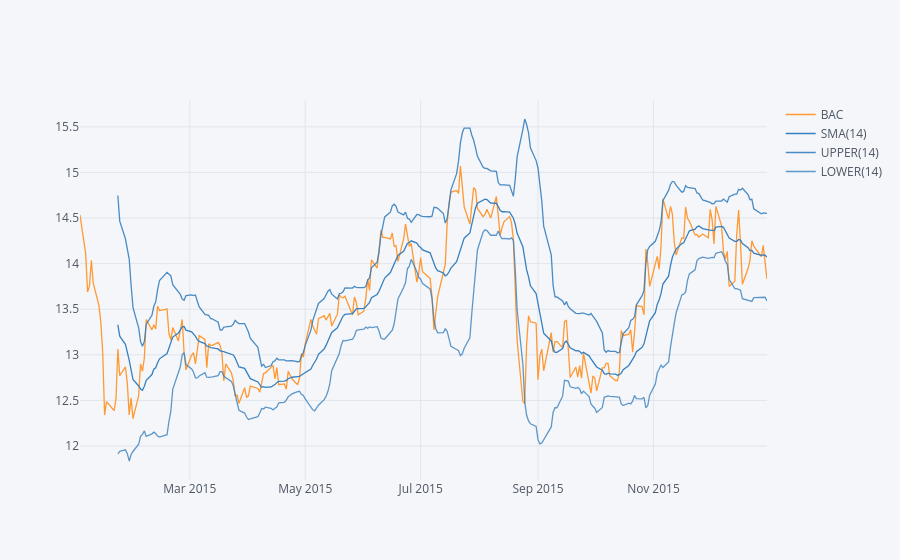

The notebook cell this image was saved under:
### Markdown cell above
**Use .ta_plot(study='boll') to create a Bollinger Band Plot for Bank of America for the year 2015.**

### Code cell
BAC['Close'].loc['2015-01-01':'2016-01-01'].ta_plot(study='boll')

### Figure 1 — Plotly figure (JSON) as saved in the notebook; plotly's stock layout.template omitted (floating-point values rounded to 4 significant figures; data arrays with more than 128 entries replaced by an {"elided": "..."} marker saying what was removed)
{"data": [{"line": {"color": "rgba(255, 153, 51, 1.0)", "dash": "solid", "shape": "linear", "width": 1.3}, "mode": "lines", "name": "BAC", "text": "", "x": {"elided": "252 str values"}, "y": {"elided": "252 float values"}, "type": "scatter"}, {"line": {"color": "rgba(55, 128, 191, 1.0)", "dash": "solid", "shape": "linear", "width": 1.3}, "mode": "lines", "name": "SMA(14)", "text": "", "x": {"elided": "252 str values"}, "y": {"elided": "252 mixed values"}, "type": "scatter"}, {"line": {"color": "rgba(55, 128, 191, 0.8999999999999999)", "dash": "solid", "shape": "linear", "width": 1.3}, "mode": "lines", "name": "UPPER(14)", "text": "", "x": {"elided": "252 str values"}, "y": {"elided": "252 mixed values"}, "type": "scatter"}, {"line": {"color": "rgba(55, 128, 191, 0.7999999999999998)", "dash": "solid", "shape": "linear", "width": 1.3}, "mode": "lines", "name": "LOWER(14)", "text": "", "x": {"elided": "252 str values"}, "y": {"elided": "252 mixed values"}, "type": "scatter"}], "layout": {"legend": {"bgcolor": "#F5F6F9", "font": {"color": "#4D5663"}}, "paper_bgcolor": "#F5F6F9", "plot_bgcolor": "#F5F6F9", "title": {"font": {"color": "#4D5663"}}, "xaxis": {"gridcolor": "#E1E5ED", "showgrid": true, "tickfont": {"color": "#4D5663"}, "title": {"font": {"color": "#4D5663"}, "text": ""}, "zerolinecolor": "#E1E5ED"}, "yaxis": {"gridcolor": "#E1E5ED", "showgrid": true, "tickfont": {"color": "#4D5663"}, "title": {"font": {"color": "#4D5663"}, "text": ""}, "zerolinecolor": "#E1E5ED"}}}
